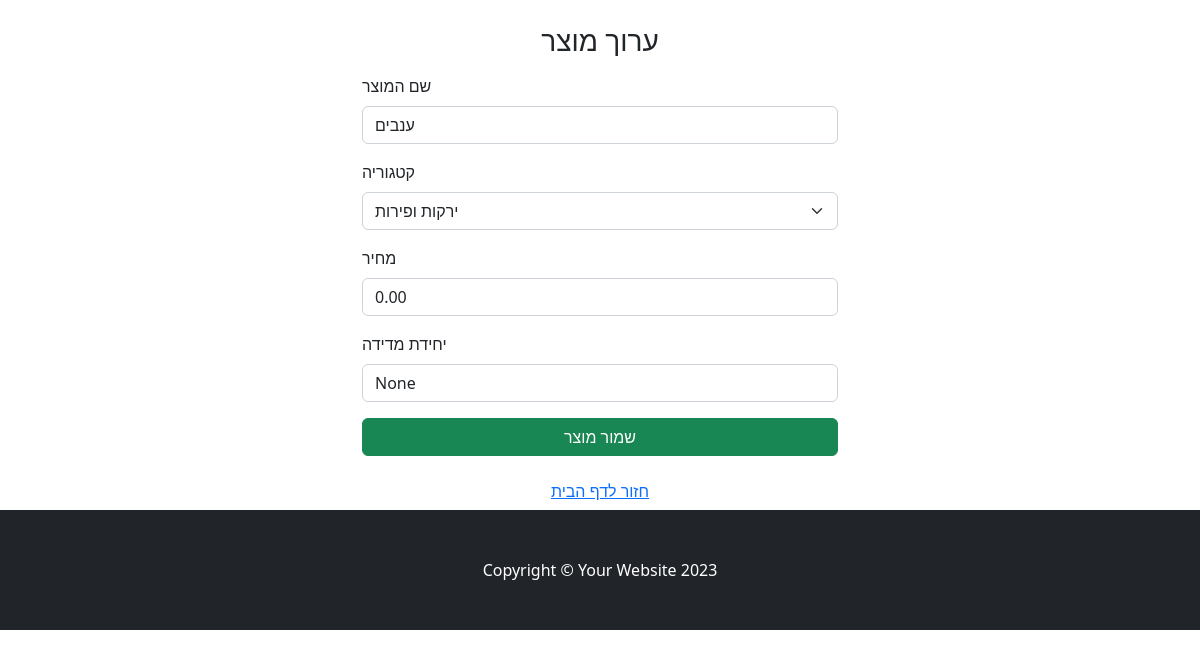
Page /product/12/edit on the committed database.
### tables this page shows
CREATE TABLE products (
        id INTEGER PRIMARY KEY AUTOINCREMENT,
        name TEXT NOT NULL,
        unit TEXT ,
        price REAL,
        category_id INTEGER,
        FOREIGN KEY (category_id) REFERENCES categories(id)
    );

CREATE TABLE categories (
        id INTEGER PRIMARY KEY AUTOINCREMENT,
        name TEXT UNIQUE NOT NULL
    );

### WebApp/app.py (the view)
@app.route('/product/<int:product_id>/edit', methods=['GET', 'POST'])
def edit_product(product_id):
    product = database_read(f"select p.*,cat.name as catName from products p left JOIN categories  cat on category_id = cat.id where p.id ='{product_id}';")
    category =  database_read(f"select * from categories order by name;")
    if request.method == 'POST':
        form = dict(request.values)
        form['id'] = request.form['id']
        form['name'] = request.form['name']
        form['price'] = request.form['price']
        form['unit'] = request.form['unit']
        form['category'] = request.form['category']
        sql = "UPDATE products SET name =:name, price =:price,category_id =:category, unit =:unit where id =:id"
        ok = database_write(sql,form)
        if ok == 1:
            flash(f"Product Saved!", "success")
            message = 'Product saved successfully'
            product = database_read(f"select p.*,cat.name as catName from products p left JOIN categories  cat on category_id = cat.id where p.id ='{request.form['id']}';")
            data = database_read(f"select p.*,cat.name as catName from products p left JOIN categories cat on category_id = cat.id")
            return render_template('index.html', all_items=data,categories=category,messages=message)
    else:
        return render_template('edit_product.html', products=product,categories=category)

### WebApp/HandelDB.py (called while the page is built)
def database_read(sql,data=None):
    connection = sqlite3.connect(database_filename)
    connection.row_factory = sqlite3.Row
    db = connection.cursor()
    if data:
         db.execute(sql, data)
    else:
         db.execute(sql)
    records = db.fetchall()
    rows = [dict(record) for record in records]
    db.close()
    connection.close()
    return rows

### WebApp/app.py (called while the page is built)
@app.context_processor
def inject_user():
    return dict(user=flask_login.current_user)

@app.teardown_appcontext
def close_connection(exception):
    db = getattr(g, '_database', None)
    if db is not None:
        db.close()

@app.context_processor
def inject_collected_count():
    def get_collected_count(list_id=None):
        if list_id is None:
            return 0
        sql = f"SELECT COUNT(*) as count FROM product_in_list WHERE list_id = '{list_id}' AND collected = 1"
        result = database_read(sql)
        return result[0]['count'] if result else 0
    return dict(get_collected_count=get_collected_count)

@app.after_request
def add_header(response):
    if request.path.endswith('service-worker.js'):
        response.headers['Content-Type'] = 'application/javascript'
    if request.path.endswith('manifest.json'):
        response.headers['Content-Type'] = 'application/manifest+json'
    return response

### WebApp/templates/edit_product.html (shortened to what this page needs)
{% extends 'base.html' %}
{% block content %}
<div class="container mt-4" style="max-width: 500px;">
    <h3 class="mb-3 text-center">ערוך מוצר</h3>
    {% for product in products%}
    <form  method="POST">
      <div class="mb-3">
        <label for="name" class="form-label">שם המוצר</label>
        <input type="text" class="form-control" id="name" name="name" value="{{ product.name }}" required>
      </div>
<div class="mb-3">
  <label for="category" class="form-label">קטגוריה</label>
  <select class="form-select" id="category" name="category" required>
    {% for cat in categories %}
             <option value="{{ cat.id }}" {% if cat.id == product.category_id|int %}selected{% endif %}>{{ cat.name }}</option>
    {% endfor %}
  </select>
</div>
      <div class="mb-3">
        <label for="price" class="form-label">מחיר</label>
        <input type="number" step="0.01" class="form-control" id="price" name="price" value="{{ product.price if product.price is not none else '0.00'  }}">
      </div>
      <div class="mb-3">
        <label for="unit" class="form-label">יחידת מדידה</label>
        <input type="text" class="form-control" id="unit" name="unit" value="{{ product.unit }}">
      </div>
      <button type="submit" class="btn btn-success w-100">שמור מוצר</button>
    </form>
{% endfor %}
    <div class="text-center mt-3">
      <a href="{{ url_for('index') }}" class="btn btn-link">חזור לדף הבית</a>
    </div>
  </div>
  {% endblock %}

### rows in the picture
products: name "ענבים", category "ירקות ופירות", price "0.00", unit "None"
